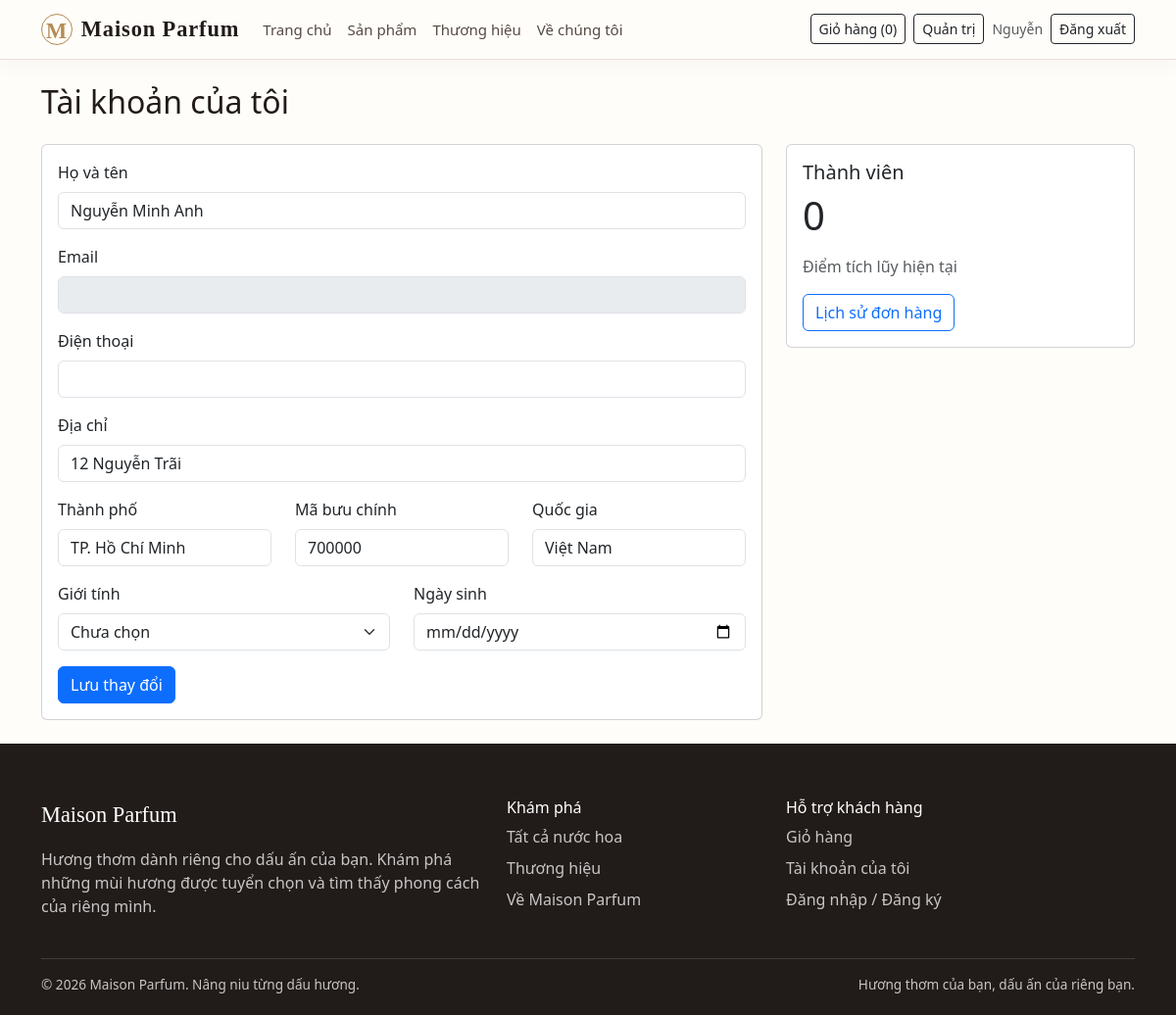
Page /account.php (signed in) on the committed database.
### tables this page shows
CREATE TABLE customers (
    CustomerID INT AUTO_INCREMENT PRIMARY KEY,
    CustomerName VARCHAR(100) NOT NULL,
    ContactName VARCHAR(100),
    Address VARCHAR(200),
    City VARCHAR(100),
    PostalCode VARCHAR(20),
    Country VARCHAR(100),
    Phone VARCHAR(20),
    Email VARCHAR(255) NULL,
    PasswordHash VARCHAR(255) NULL,
    Gender VARCHAR(20),
    BirthDate DATE,
    LoyaltyPoint INT NOT NULL DEFAULT 0,
    CreatedAt TIMESTAMP NOT NULL DEFAULT CURRENT_TIMESTAMP,
    CONSTRAINT chk_customers_loyalty CHECK (LoyaltyPoint >= 0),
    CONSTRAINT uq_customers_email UNIQUE (Email)
);

### public/account.php (the view, shortened to what this page needs)
<?php
require_once '/var/www/src/config/database.php';
$customerID = (int) ($_SESSION['customer_id'] ?? 0);
$stmt = $conn->prepare("
    SELECT CustomerName, Email, Phone, Address, City, PostalCode, Country,
           Gender, BirthDate, LoyaltyPoint
    FROM customers
    WHERE CustomerID = ?
");
$stmt->bind_param('i', $customerID);
$stmt->execute();
$customer = $stmt->get_result()->fetch_assoc();
require_once '/var/www/src/includes/frontend/header.php';
require_once '/var/www/src/includes/frontend/navbar.php';
?>
<main class="container py-4">
    <h1 class="h2 mb-4">Tài khoản của tôi</h1>
    <div class="row g-4">
        <div class="col-lg-8">
            <form method="post" class="card">
                <div class="card-body">
                    <div class="mb-3">
                        <label for="customer_name" class="form-label">Họ và tên</label>
                        <input
                            class="form-control"
                            id="customer_name"
                            name="customer_name"
                            value="<?= htmlspecialchars($_POST['customer_name'] ?? $customer['CustomerName']) ?>"
                            required
                        >
                    </div>
                    <div class="mb-3">
                        <label for="email" class="form-label">Email</label>
                        <input class="form-control" id="email" value="<?= htmlspecialchars($customer['Email']) ?>" disabled>
                    </div>
                    <div class="mb-3">
                        <label for="phone" class="form-label">Điện thoại</label>
                        <input class="form-control" id="phone" name="phone" value="<?= htmlspecialchars($_POST['phone'] ?? $customer['Phone'] ?? '') ?>">
                    </div>
                    <div class="mb-3">
                        <label for="address" class="form-label">Địa chỉ</label>
                        <input class="form-control" id="address" name="address" value="<?= htmlspecialchars($_POST['address'] ?? $customer['Address'] ?? '') ?>">
                    </div>
                    <div class="row">
                        <div class="col-md-4 mb-3">
                            <label for="city" class="form-label">Thành phố</label>
                            <input class="form-control" id="city" name="city" value="<?= htmlspecialchars($_POST['city'] ?? $customer['City'] ?? '') ?>">
                        </div>
                        <div class="col-md-4 mb-3">
                            <label for="postal_code" class="form-label">Mã bưu chính</label>
                            <input class="form-control" id="postal_code" name="postal_code" value="<?= htmlspecialchars($_POST['postal_code'] ?? $customer['PostalCode'] ?? '') ?>">
                        </div>
                        <div class="col-md-4 mb-3">
                            <label for="country" class="form-label">Quốc gia</label>
                            <input class="form-control" id="country" name="country" value="<?= htmlspecialchars($_POST['country'] ?? $customer['Country'] ?? '') ?>">
                        </div>
                    </div>
                    <div class="row">
                        <div class="col-md-6 mb-3">
                            <label for="gender" class="form-label">Giới tính</label>
                            <select class="form-select" id="gender" name="gender">
                                <?php foreach (['' => 'Chưa chọn', 'Nam' => 'Nam', 'Nữ' => 'Nữ', 'Khác' => 'Khác'] as $value => $label): ?>
                                    <option
                                        value="<?= htmlspecialchars($value) ?>"
                                        <?= ($_POST['gender'] ?? $customer['Gender'] ?? '') === $value ? 'selected' : '' ?>
                                    >
                                        <?= htmlspecialchars($label) ?>
                                    </option>
                                <?php endforeach; ?>
                            </select>
                        </div>
                        <div class="col-md-6 mb-3">
                            <label for="birth_date" class="form-label">Ngày sinh</label>
                            <input
                                type="date"
                                class="form-control"
                                id="birth_date"
                                name="birth_date"
                                value="<?= htmlspecialchars($_POST['birth_date'] ?? $customer['BirthDate'] ?? '') ?>"
                            >
                        </div>
                    </div>
                    <button type="submit" class="btn btn-primary">Lưu thay đổi</button>
                </div>
            </form>
        </div>
        <div class="col-lg-4">
            <div class="card">
                <div class="card-body">
                    <h2 class="h5">Thành viên</h2>
                    <p class="display-6"><?= (int) $customer['LoyaltyPoint'] ?></p>
                    <p class="text-muted mb-0">Điểm tích lũy hiện tại</p>
                    <a href="/my-orders.php" class="btn btn-outline-primary mt-3">Lịch sử đơn hàng</a>
                </div>
            </div>
        </div>
    </div>
</main>
<?php
require_once '/var/www/src/includes/frontend/footer.php';
?>

### public/storefront.css (style rules this page uses)
:root { --perfume-ink: #211b19; --perfume-muted: #766b64; --perfume-cream: #f7f3ed; --perfume-rose: #ead9cf; --perfume-gold: #b48b55; --perfume-line: #e8dfd7; }
body { color: var(--perfume-ink); background: #fffdfa; font-family: "Segoe UI", Arial, sans-serif; }

### rows in the picture
customers: customer_name "Nguyễn Minh Anh", address "12 Nguyễn Trãi", city "TP. Hồ Chí Minh", postal_code "700000", country "Việt Nam", gender "Chưa chọn", LoyaltyPoint "0"

### other values in the picture
$cartCount "0"
$customerName "Nguyễn"
